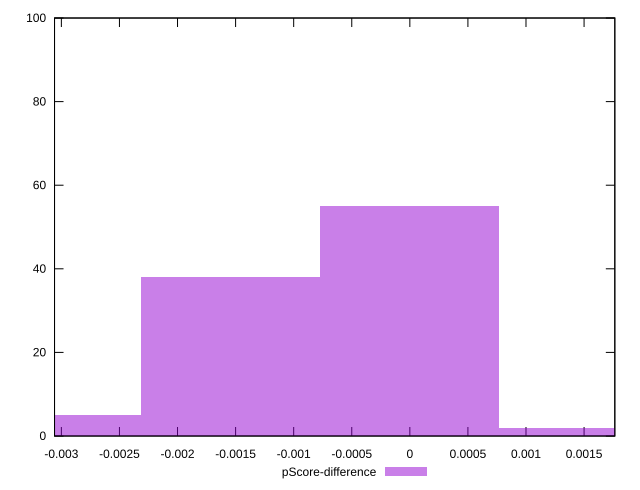

Recreate this plot in gnuplot.
reset

$pScoreDifference <<EOF
0 55
-0.001543116528412984 38
-0.003086233056825968 5
0.001543116528412984 2
EOF

set key outside below
set boxwidth 0.001543116528412984
set xrange [-0.0030588235294117805:0.001764705882352946]
set yrange [0:100]
set trange [0:100]
set style fill transparent solid 0.5 noborder
set terminal svg size 640, 490 enhanced background rgb 'white'
set output "report_00017_2021-02-10T15-08-03.406Z/uses-rel-preload/samples/pages/pScore-difference/histogram.svg"

plot $pScoreDifference title "pScore-difference" with boxes

reset
